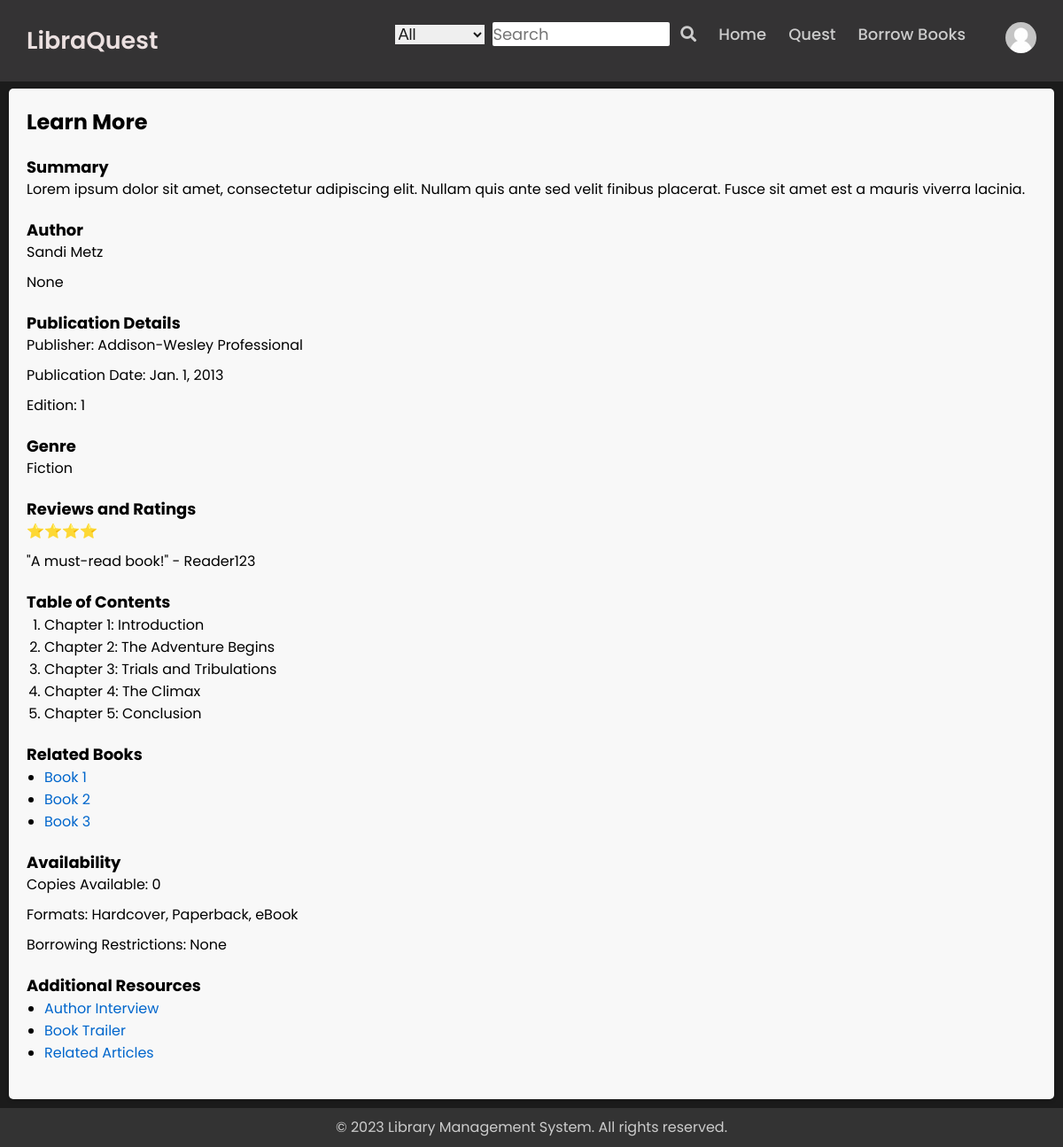
Page /profile/learn_more/1/ (signed in) on the committed database.
### my_app/models.py (models this page shows, shortened)
class RegisterModel(AbstractUser,PermissionsMixin):
    DEFAULT_USER_IMAGE = r'C:\\Users\\user\\Environments\\myenv\\Scripts\\LibraryManagementSystem\\media\\profile\\default_user.jpg'
    ROLE_CHOICES = (
        ('student' , 'Student'),
        ('teacher', 'Teacher'),
        ('librarian' , 'Librarian'),
        ('admin', 'Admin')
    )
    first_name = models.CharField(max_length=30)
    last_name = models.CharField(max_length=30)
    username = models.CharField(max_length=20, unique=True)
    email = models.EmailField(max_length=50, unique=True)
    role = models.CharField(max_length=20)
    profile_image = models.ImageField(upload_to="profile/", default=DEFAULT_USER_IMAGE ,null=True, blank=True)
    phone = models.CharField(max_length=20)
    address = models.TextField(max_length=200 ,blank=True, null=True)
    token = models.TextField(max_length=300 , blank=True, null = True)
    email_confirmed = models.BooleanField(default=False)
    is_staff = models.BooleanField(default=False)
    is_superuser = models.BooleanField(default=False)
    USERNAME_FIELD = 'username'
    objects = UserManager()

class Books(models.Model):
    title = models.TextField(null=False)
    author_name = models.CharField(max_length=50)
    isbn = models.CharField(max_length=20)
    publisher = models.CharField(max_length=200,null=True,blank=True)
    publication = models.DateField()
    edition = models.IntegerField(null=True , blank=True)
    availability = models.CharField(max_length=10,default='No')
    cover_image = models.ImageField(upload_to="book_covers/")
    book_file = models.FileField(upload_to="books/",blank=True , null=True)
    copies_available = models.IntegerField(null=True,blank=True,default=2)
    description = models.TextField(max_length=2000 , null=True)

### user_profile/views.py (the view)
# urls.py: path('learn_more/<int:book_id>/', views.learn_more , name='learn_more'),
def learn_more(request,book_id):
    book = Books.objects.get(id=book_id)
    return render(request , 'books/learn_more.html', {
        'book': book
    })

### user_profile/templates/books/learn_more.html (shortened to what this page needs)
{% extends 'forms/base.html' %}
{% load static %}
{% block content %}
<div class="book-details">
    <h2>Learn More</h2>
    <div class="book-summary">
      <h3>Summary</h3>
      <p>Lorem ipsum dolor sit amet, consectetur adipiscing elit. Nullam quis ante sed velit finibus placerat. Fusce sit amet est a mauris viverra lacinia.</p>
    </div>
    <div class="author-info">
      <h3>Author</h3>
      <p>{{ book.author_name }}</p>
      <p>{{ book.description }}</p>
    </div>
    <div class="publication-details">
      <h3>Publication Details</h3>
      <p>Publisher: {{ book.publisher }}</p>
      <p>Publication Date: {{ book.publication }}</p>
      <p>Edition: {{ book.edition }}</p>
    </div>
    <div class="genre">
      <h3>Genre</h3>
      <p>Fiction</p>
    </div>
    <div class="reviews-ratings">
      <h3>Reviews and Ratings</h3>
      <p>⭐️⭐️⭐️⭐️</p>
      <p>"A must-read book!" - Reader123</p>
    </div>
    <div class="table-of-contents">
      <h3>Table of Contents</h3>
      <ol>
        <li>Chapter 1: Introduction</li>
        <li>Chapter 2: The Adventure Begins</li>
        <li>Chapter 3: Trials and Tribulations</li>
        <li>Chapter 4: The Climax</li>
        <li>Chapter 5: Conclusion</li>
      </ol>
    </div>
    <div class="related-books">
      <h3>Related Books</h3>
      <ul>
        <li><a href="#">Book 1</a></li>
        <li><a href="#">Book 2</a></li>
        <li><a href="#">Book 3</a></li>
      </ul>
    </div>
    <div class="availability">
      <h3>Availability</h3>
      <p>Copies Available: {{ book.copies_available }}</p>
      <p>Formats: Hardcover, Paperback, eBook</p>
      <p>Borrowing Restrictions: None</p>
    </div>
    <div class="additional-resources">
      <h3>Additional Resources</h3>
      <ul>
        <li><a href="#">Author Interview</a></li>
        <li><a href="#">Book Trailer</a></li>
        <li><a href="#">Related Articles</a></li>
      </ul>
    </div>
  </div>
{% endblock %}

### my_app/templates/forms/base.html (shortened to what this page needs)
{% load static %}
<!DOCTYPE html>
<html lang="en">
    <head>
        <link rel="stylesheet" type="text/css" href="{% static 'css/base_styles.css' %}">
        <link rel="stylesheet" href="https://cdnjs.cloudflare.com/ajax/libs/font-awesome/5.15.2/css/all.min.css">
        <link rel="stylesheet" href="{% static 'css/profile.css' %}">
    </head>
    <body>
        <nav class="navbar">
            <div class="content">
                <div class="logo"><a href="{% url 'signup:about_libraquest' %}">LibraQuest</a></div>
                <ul class="menu-list">
                    <li>
                        <div class="search">
                            <select class="drop-down">
                                <option value="All">All</option>
                            </select>
                            <input type="text" name="search" placeholder="Search" class="search-box" required>
                            <i class="fas fa-search" onclick="book_search()"></i>
                        </div>
                    </li>
                    <li><a href="{% url 'signup:homepage'%} ">Home</a></li>
                    <li><a href="#">Quest</a></li>
                    {% if user.is_authenticated %}
                    <li>
                        <a href="{% url 'signup:show_books' %}">Borrow Books</a>
                    </li>
                    {% else %}
                    <li>
                        <a href="{% url 'signup:login_user' %}">Sign in</a>
                    </li>
                    {% endif %}
                    {% if user.is_authenticated %}
                        <div class="profile">
                            {% if user.profile_image.url %}
                                <li><a href="{% url 'user_profile' username=request.user.username %}" ><img src="{{ user.profile_image.url }}" alt="Profile Picture"></a></li>
                            {% else %}
                                <li><a href="{% url 'user_profile' username=request.user.username  %}"><img src="{{ user.profile_image.url }}" alt="Default Profile Picture"></a></li>
                            {% endif %}
                        </div>
                    {% else %}
                        <li><a href="{%url 'signup:register' %}">Sign Up</a></li>
                    {% endif %}
                </ul>
            </div>
        </nav>
        {% block content %}
        {% endblock %}
        <footer>
            <p>&copy; 2023 Library Management System. All rights reserved.</p>
        </footer>
    </body>
</html>

### my_app/static/css/base_styles.css (style rules this page uses)
* { margin: 0; padding: 0; box-sizing: border-box; font-family: "Poppins" , sans-serif; }
html { height: 100%; }
body { display: flex; flex-direction: column; min-height: 100%; }
footer { margin-top: auto; text-align: center; color: #ccc; padding-top: 10px; background-color: #333; }
.content { max-width: 1250px; margin: auto; padding: 0 30px; }
.navbar { position:fixed; width: 100%; top: 0; z-index: 9999; padding: 25px 0; transition: all 0.3s ease; background: #a09ea02f; }
.navbar .content { display: flex; justify-content: space-between; align-items: center; }
.navbar .logo a { color: #ebe0e0; font-size: 30px; text-decoration: none; font-weight: 600; }
.navbar .menu-list { display: inline-flex; }
.menu-list li { list-style: none; }
.menu-list li a { color: #ccc; font-size: 18px; font-weight: 500; text-decoration: none; transition: all 0.3s ease; margin-left: 25px; }
.menu-list input { font-size: 18px; font-family: "Poppins",sans-serif; outline: none; border: none; border-radius: 2px; width: 200px; }
.search { color:#ccc; font-size: 18px; padding-left: 10px; background-size: 0px; caret-color: #1b1b1b; }
.search .drop-down { font-size: 18px; border: none; outline: none; padding-right: 5px; margin-right: 5px; font-family: "Arial" , 'Segoe UI', Tahoma, Verdana, sans-serif; }
.search i { padding-left: 7px; cursor: pointer; }
.search select { cursor: pointer; }
.search select , option , input { color: #1b1b1b; }
.profile img { width: 35px; height: 35px; border-radius: 50%; object-fit: cover; margin-left: 20px; }
@media (max-width : 1230px) { .navbar .logo a { font-size: 27px; } }

### user_profile/static/css/profile.css (style rules this page uses)
* { margin: 0; padding: 0; box-sizing: border-box; font-family: "Poppins" , sans-serif; }
body { background: #1b1b1b; }

### user_profile/templates/books/learn_more.html (style rules this page uses)
.book-details { margin:10px; margin-top:100px; padding: 20px; background-color: #f8f8f8; border-radius: 5px; box-shadow: 0 2px 4px rgba(0, 0, 0, 0.1); }
h2 { margin-bottom: 20px; font-size: 24px; }
h3 { margin-top: 20px; font-size: 18px; }
p { margin-bottom: 10px; line-height: 1.5; }
.book-summary, .author-info, .publication-details, .genre, .reviews-ratings, .table-of-contents, .related-books, .availability, .additional-resources { margin-bottom: 20px; }
ul, ol { padding-left: 20px; }
a { color: #0066cc; text-decoration: none; }

### rows in the picture
RegisterModel: profile_image (placeholder picture)
Books: author_name "Sandi Metz", description "None", publisher "Addison-Wesley Professional", publication "Jan. 1, 2013", edition "1", copies_available "0"
